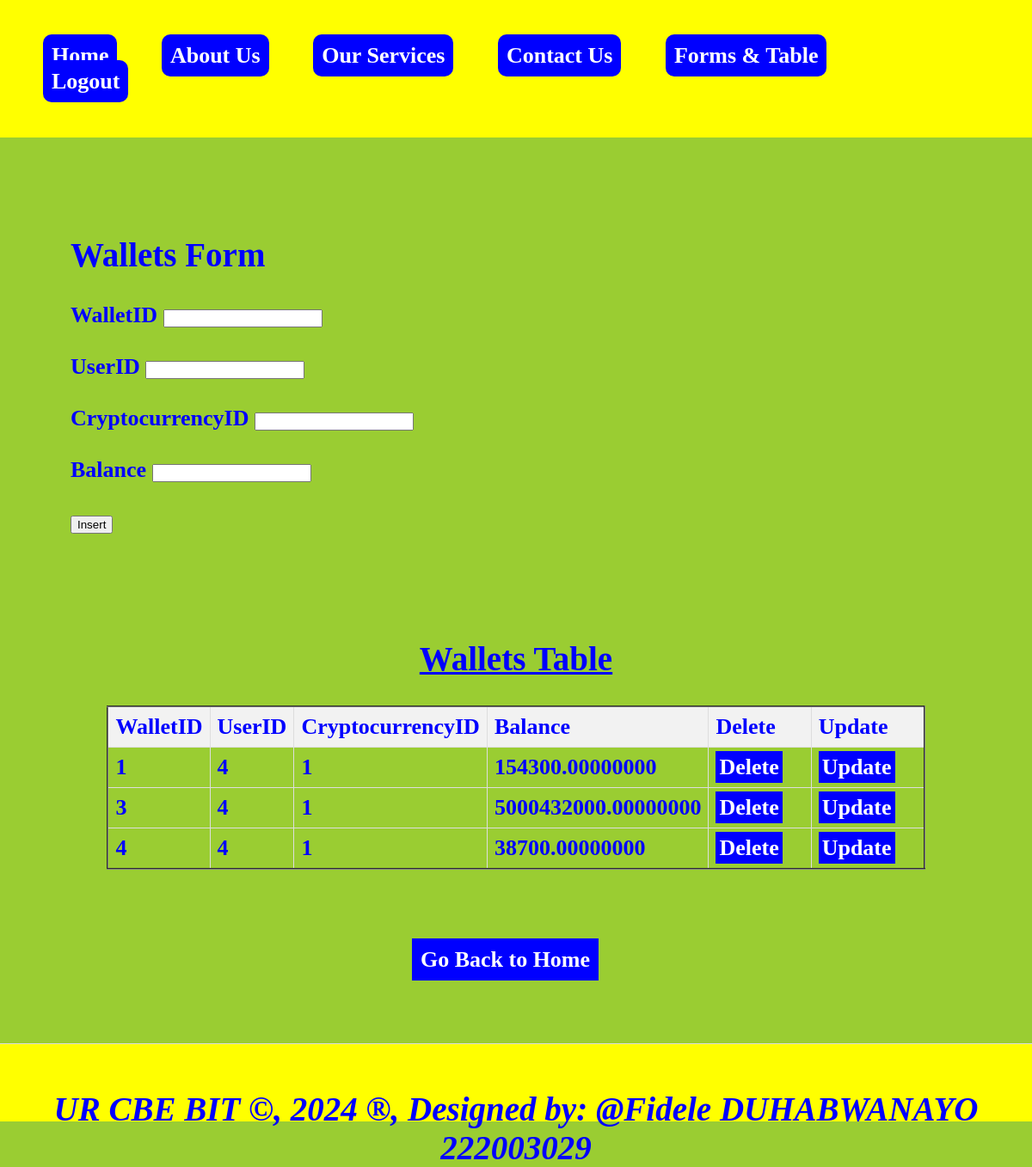
Page /wallets.php on the committed database.
### tables this page shows
CREATE TABLE `wallets` (
  `WalletID` int(11) NOT NULL,
  `UserID` int(11) DEFAULT NULL,
  `CryptocurrencyID` int(11) DEFAULT NULL,
  `Balance` decimal(20,8) DEFAULT '0.00000000'
);

### wallets.php (the view, shortened to what this page needs)
<!DOCTYPE html>
<html lang="en">
<head>
    <link rel="stylesheet" type="text/css" href="./styles.css" title="style1" media="screen,tv,print,handheld"/>
</head>
<body>
    <header>
        <nav>
            <ul>
                <li><a href="home.html">Home</a></li>
                <li><a href="about.html">About Us</a></li>
                <li><a href="services.html">Our Services</a></li>
                <li><a href="contact.html">Contact Us</a></li>
                <li class="dropdown">
                    <a href="forms and tables.html">Forms & Table</a>
                </li>
                <li class="dropdown">
                        <a href="logout.php">Logout</a>
                </li>
            </ul>
        </nav>
    </header>
<section>
  <h1>Wallets Form</h1>
  <form method="post" action="wallets.php">
    <label for="WalletID">WalletID</label>
    <input type="number" id="WalletID" name="WalletID"><br><br>
    <label for="UserID">UserID</label>
    <input type="number" id="UserID" name="UserID" required><br><br>
    <label for="CryptocurrencyID">CryptocurrencyID</label>
    <input type="text" id="CryptocurrencyID" name="CryptocurrencyID" required><br><br>
    <label for="Balance">Balance</label>
    <input type="text" id="Balance" name="Balance" required><br><br>
    <input type="submit" name="add" value="Insert"><br><br><br><br>
  </form>
<?php
$host = "localhost";
$user = "root";
$pass = "";
$database = "cryptocurrency_exchange_platform";
$connection = new mysqli($host, $user, $pass, $database);
$sql = "SELECT * FROM wallets";
$result = $connection->query($sql);
?>
<!DOCTYPE html>
<html>
<head>
</head>
<body><center>
    <center><h1><u>Wallets Table</u></h1></center>
    <table border="2">
        <tr>
            <th>WalletID</th>
            <th>UserID</th>
            <th>CryptocurrencyID</th>
            <th>Balance</th>
            <th>Delete</th>
            <th>Update</th>
        </tr>
        <?php
        if ($result === false) {
            echo "Error: " . $connection->error;
        } else {
            if ($result->num_rows > 0) {
                while ($row = $result->fetch_assoc()) {
                    $WalletID = $row['WalletID'];
                    echo "<tr>
                        <td>" . $row['WalletID'] . "</td>
                        <td>" . $row['UserID'] . "</td>
                        <td>" . $row['CryptocurrencyID'] . "</td>
                        <td>" . $row['Balance'] . "</td>
                        <td><a style='padding:4px' href='Delete_Wallets.php?WalletID=$WalletID'>Delete</a></td>
                        <td><a style='padding:4px' href='Update_wallets.php?WalletID=$WalletID'>Update</a></td>
                    </tr>";
                }
            } else {
                echo "<tr><td colspan='6'>No data found</td></tr>";
            }
        }
        ?>
    </table><br><br><br>
    <a href="./home.html">Go Back to Home</a><br></center>
</body>
</section>
<footer>
  <center>
    <b><h2><marquee><i>UR CBE BIT &copy, 2024 &reg, Designed by: @Fidele DUHABWANAYO 222003029</i></marquee></h2></b>
  </center>
</footer>
</body>
</html>

### styles.css (style rules this page uses)
body { font-family: century; margin: 0; padding: 0; background-color: skyblue; font-weight: bold; font-size: 22px; color: blue; }
header { background-color: bllue; padding: 20px; }
nav { display: flex; justify-content: space-between; }
nav ul { list-style: none; margin: 0; padding: 0; }
nav li { display: inline-block; margin-right: 20px; }
nav a { background-color: blue; text-decoration: none; color: white; padding: 10px; border-radius: 10px; }
.dropdown { position: right; display: inline-block; direction: rtl; }
section { padding: 20px; border-bottom: 1px solid #ddd; }
footer { height: 50px; text-align: center; padding: 15px; background-color: rgb(0,0,0); }

### wallets.php (style rules this page uses)
a { padding: 10px; color: white; background-color: blue; text-decoration: none; margin-right: 25px; }
a:link { color: white; }
section { padding:10px; }
header { background-color:yellow; padding: 50px; }
section { padding:82px; border-bottom: 1px solid #ddd; }
footer { text-align: center; padding: 20px; background-color:yellow; }
body { background-color: yellowgreen; color: blue; font-family: Times New Roman; font-size: 26px; }
table { width: 80%; border-collapse: collapse; }
th, td { border: 1px solid #ddd; padding: 8px; text-align: left; }
th { background-color: #f2f2f2; }

### rows in the picture
wallets: WalletID "1", UserID "4", CryptocurrencyID "1", Balance "154300.00000000"
wallets: WalletID "3", UserID "4", CryptocurrencyID "1", Balance "5000432000.00000000"
wallets: WalletID "4", UserID "4", CryptocurrencyID "1", Balance "38700.00000000"
